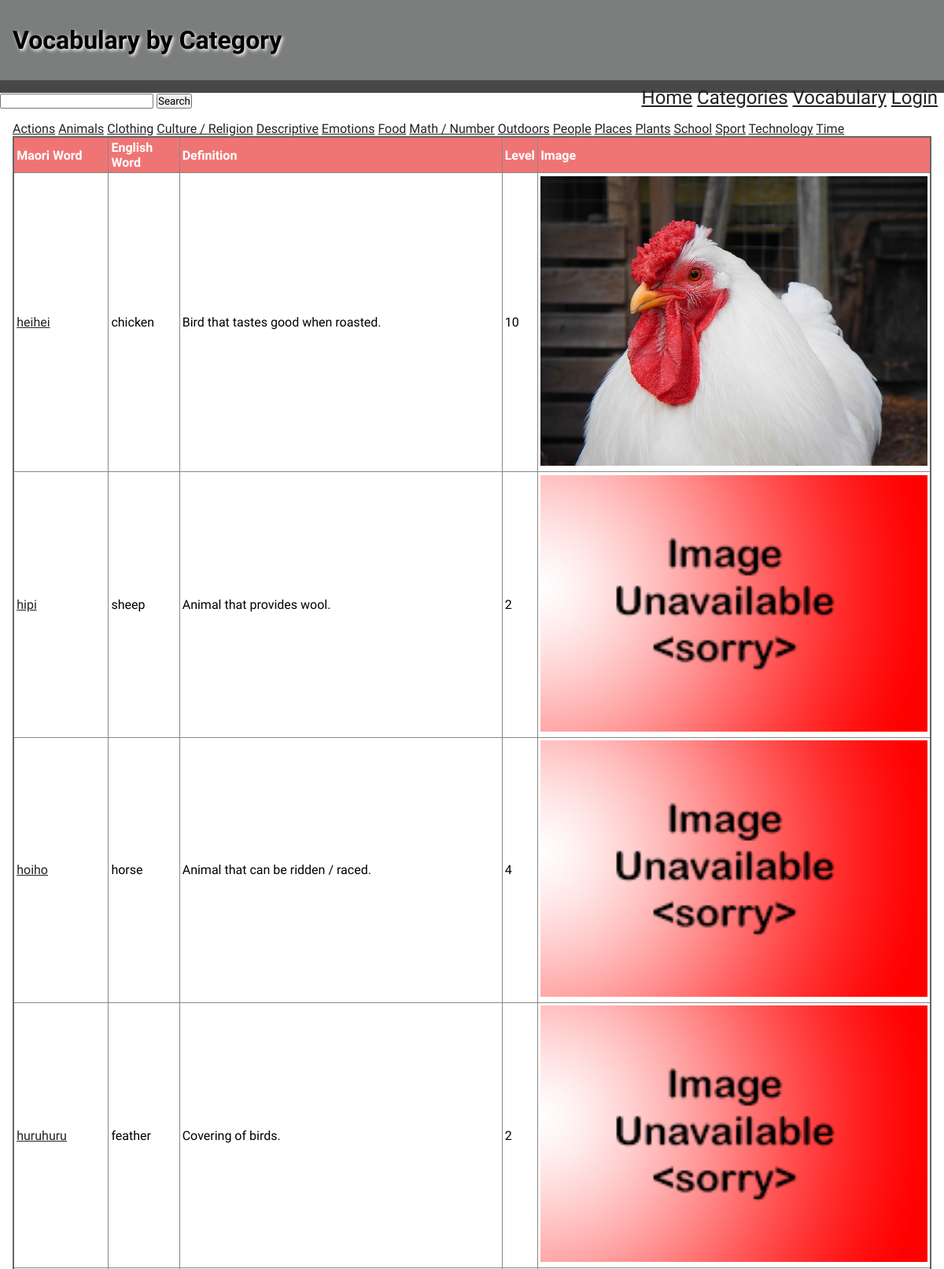
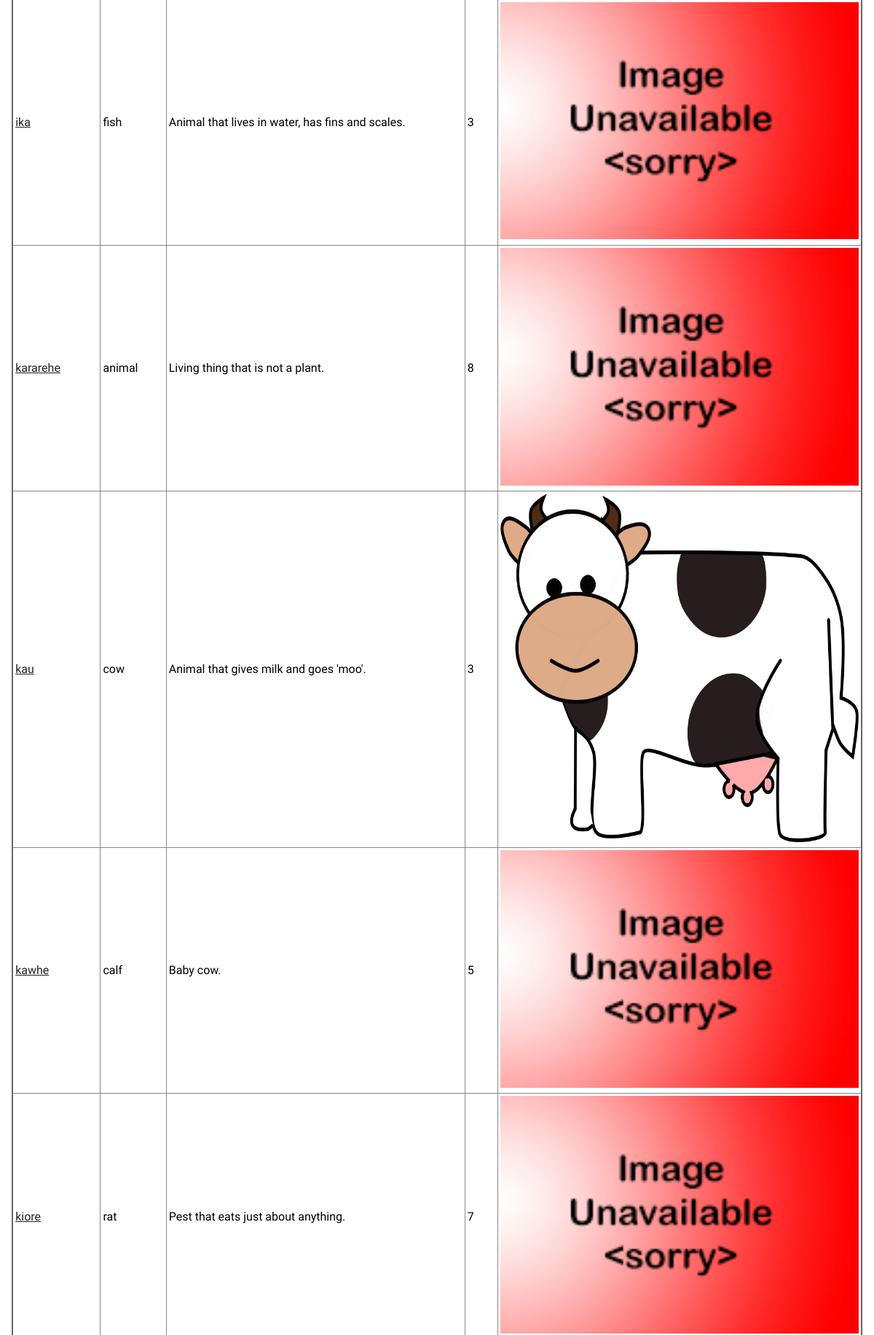
/vocab/2 (upper part), run on the app's committed database (2 pictures, top to bottom).
### tables this page shows
CREATE TABLE category_table
(
    id       integer
        constraint category_table_pk
            primary key autoincrement,
    Category varchar(20) not null
);

CREATE TABLE "words_list"
(
    ID            integer
        constraint words_list_pk
            primary key autoincrement,
    Maori         varchar(30)  not null,
    English       varchar(30)  not null,
    Definition    varchar(500) not null,
    Level         integer      not null,
    cat_id        integer,
    category      varchar(30),
    image         varchar(30),
    entrydate     varchar(30),
    user_input_id varchar(30)
);

### app.py (the view)
@app.route('/vocab/<cat_id>')     # calls vocabulary page based on category
def render_vocab(cat_id):
    con = open_database(DATABASE)
    query = "SELECT * FROM category_table"
    cur = con.cursor()
    cur.execute(query)
    category_list = cur.fetchall()
    print(category_list)
    query = "SELECT * FROM words_list WHERE cat_id= ? ORDER BY ID"
    cur = con.cursor()
    cur.execute(query, (cat_id, ))
    words_list = cur.fetchall()
    print(words_list)
    con.close()
    return render_template('vocab.html', words=words_list, categories=category_list, logged_in=is_logged_in(), teacher=is_teacher())

### app.py (called while the page is built)
def open_database(db_file):     # function to connect to database
    try:
        connection = sqlite3.connect(db_file)
        return connection
    except Error as e:
        print(e)
    return None

def is_logged_in():     # shows if or if not logged in
    if session.get("email") is None:
        print("not Logged in")
        return False
    else:
        print("Logged in")
        return True

def is_teacher():
    if session.get('teacher') == True:
        print("i am teacher")
        return True
    else:
        print("not teacher")
        return False

### templates/vocab.html
{% extends 'base.html' %}
{% block pageheading %}
Vocabulary by Category
{% endblock %}
{% block main %}
    {% for category in categories %}
        <th><a href="/vocab/{{ category[0] }}">{{ category[1] }}</a></th>
    {% endfor %}
    <table>
        <tr>
            <th>Maori Word</th>
            <th>English Word</th>
            <th>Definition</th>
            <th>Level</th>
            <th>Image</th>
        </tr>
        {% for word in words %}
        <tr>
            <td><a href=/singleword/{{ word[0] }}>{{ word[1] }}</a></td>
            <td>{{ word[2] }}</td>
            <td>{{ word[3] }}</td>
            <td>{{ word[4] }}</td>
            {% if word[7] %}
            <td><img src="/static/images/{{ word[7] }}" alt="image not available" width="200"></td>
            {% else %}
            <td><img src="/static/images/noimage.png" alt="image not available" width="200"></td>
            {% endif %}
        </tr>
        {% endfor %}
    </table>
{% endblock %}

### static/css/style.css (style rules this page uses)
* { font-family: Comfortaa, sans-serif; margin: 0; padding: 0; box-sizing: border-box; }
a { color: #222; }
img { width: 100%; }
table { width: 100%; border: 2px solid #666; border-collapse: collapse; }
th, td { border: 1px solid #888; padding: 0.2rem; text-align: left; }
th { background-color: #ef7575; color: #fff; }

### data on the page
category_table: Category "Actions"
category_table: Category "Animals"
category_table: Category "Clothing"
category_table: Category "Culture / Religion"
category_table: Category "Descriptive"
category_table: Category "Emotions"
category_table: Category "Food"
category_table: Category "Math / Number"
category_table: Category "Outdoors"
category_table: Category "People"
category_table: Category "Places"
category_table: Category "Plants"
category_table: Category "School"
category_table: Category "Sport"
category_table: Category "Technology"
category_table: Category "Time"
words_list: Maori "heihei", English "chicken", Definition "Bird that tastes good when roasted.", Level "10", image (picture)
words_list: Maori "hipi", English "sheep", Definition "Animal that provides wool.", Level "2"
words_list: Maori "hoiho", English "horse", Definition "Animal that can be ridden / raced.", Level "4"
words_list: Maori "huruhuru", English "feather", Definition "Covering of birds.", Level "2"
words_list: Maori "ika", English "fish", Definition "Animal that lives in water, has fins and scales.", Level "3"
words_list: Maori "kararehe", English "animal", Definition "Living thing that is not a plant.", Level "8"
words_list: Maori "kau", English "cow", Definition "Animal that gives milk and goes 'moo'.", Level "3", image (picture)
words_list: Maori "kawhe", English "calf", Definition "Baby cow.", Level "5"
words_list: Maori "kiore", English "rat", Definition "Pest that eats just about anything.", Level "7"
